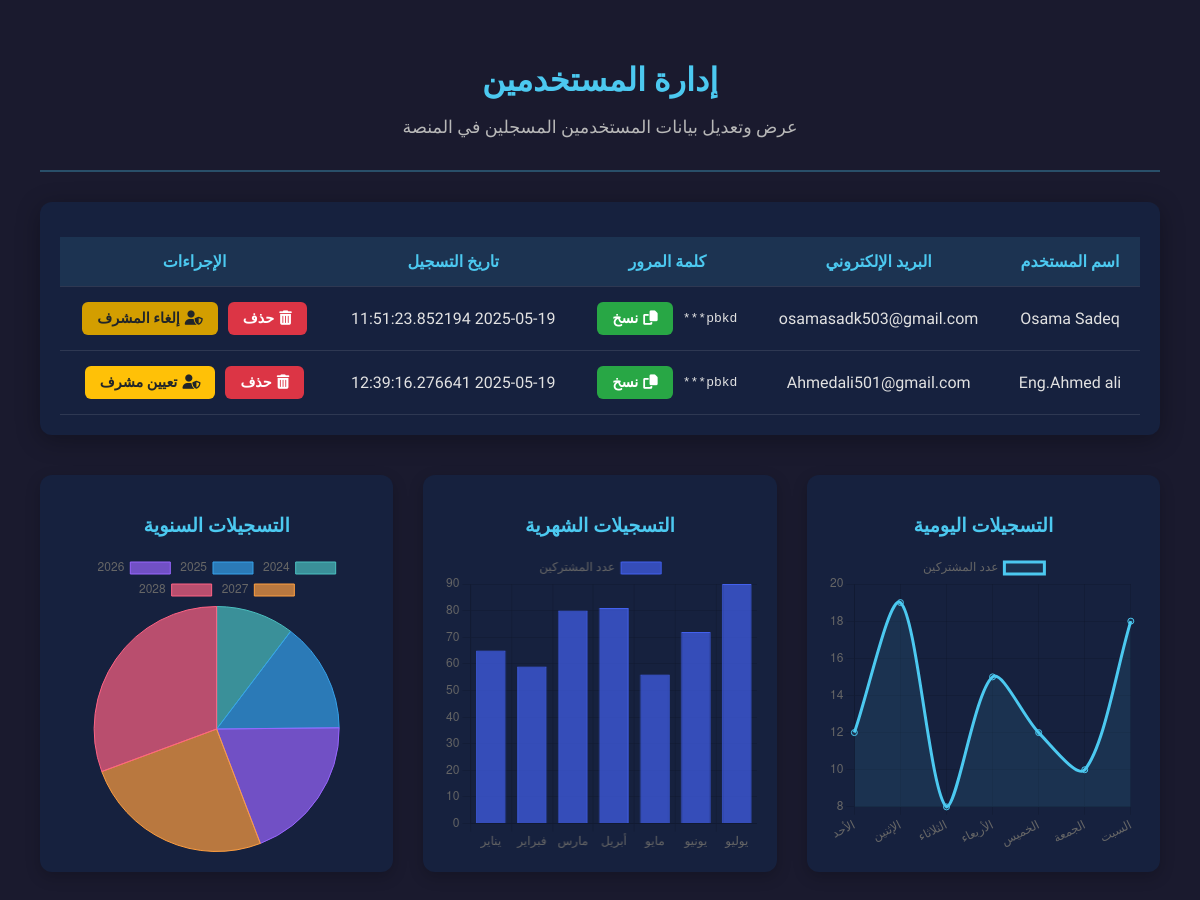
The page /admin/users on the database as committed earlier.
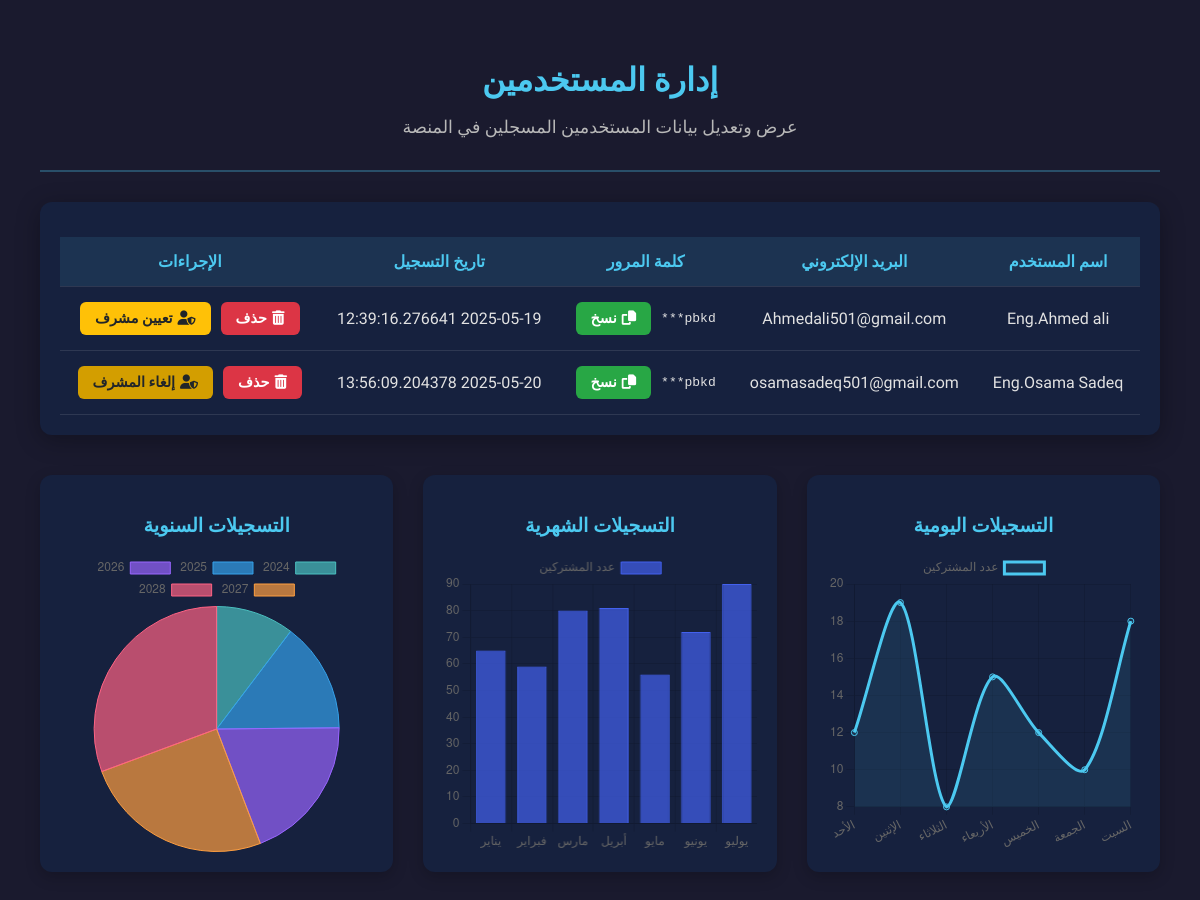
The same page on the database as committed later.
### model.py (models this page shows)
class User(UserMixin, db.Model):
    id = db.Column(db.Integer, primary_key=True)
    username = db.Column(db.String(100), unique=True, nullable=False)
    password = db.Column(db.String(100), nullable=False)
    email = db.Column(db.String(120), unique=True, nullable=False)
    created_at = db.Column(db.DateTime, default=datetime.utcnow)
    likes_count = db.Column(db.Integer, default=0)
    shares_count = db.Column(db.Integer, default=0)
    messages = db.relationship('Message', backref='user', lazy=True)
    is_admin = db.Column(db.Boolean, nullable=True, default=None)

### app.py (the view)
@app.route('/admin/users')
def users():
    all_users = User.query.all()
    current_user_count = User.query.count()
    daily_counts = {}
    monthly_counts = {}
    yearly_counts = {}
    for user in all_users:
        date = user.created_at.date()
        month = user.created_at.strftime("%Y-%m")
        year = user.created_at.year
        if date in daily_counts:
            daily_counts[date] += 1
        else:
            daily_counts[date] = 1
        if month in monthly_counts:
            monthly_counts[month] += 1
        else:
            monthly_counts[month] = 1
        if year in yearly_counts:
            yearly_counts[year] += 1
        else:
            yearly_counts[year] = 1
    daily_labels = list(daily_counts.keys())
    daily_values = list(daily_counts.values())
    monthly_labels = list(monthly_counts.keys())
    monthly_values = list(monthly_counts.values())
    yearly_labels = list(yearly_counts.keys())
    yearly_values = list(yearly_counts.values())
    return render_template('admin/users.html', users=all_users, current_user_count=current_user_count,
                           daily_labels=daily_labels, daily_values=daily_values,
                           monthly_labels=monthly_labels, monthly_values=monthly_values,
                           yearly_labels=yearly_labels, yearly_values=yearly_values)

### app.py (called while the page is built)
@app.before_request
def check_admin_token():
    if current_user.is_authenticated and current_user.is_admin and 'token' in session:
        session.pop('token', None)
        session.pop('token_expiration', None)
        return redirect(url_for('home'))

### templates/admin/users.html (shortened to what this page needs)
<!DOCTYPE html>
<html lang="ar" dir="rtl">
<head>
    <link rel="stylesheet" href="https://cdnjs.cloudflare.com/ajax/libs/font-awesome/6.4.0/css/all.min.css">
</head>
<body>
    <div class="admin-container">
        <div class="page-header">
            <h1 class="page-title">إدارة المستخدمين</h1>
            <p class="page-subtitle">عرض وتعديل بيانات المستخدمين المسجلين في المنصة</p>
        </div>
        <div class="users-table-container">
            <table>
                <thead>
                    <tr>
                        <th>اسم المستخدم</th>
                        <th>البريد الإلكتروني</th>
                        <th>كلمة المرور</th>
                        <th>تاريخ التسجيل</th>
                        <th>الإجراءات</th>
                    </tr>
                </thead>
                <tbody>
                    {% for user in users %}
                    <tr>
                        <td>{{ user.username }}</td>
                        <td>{{ user.email }}</td>
                        <td class="password-cell">
                            <span id="password-{{ user.id }}" class="password-brief">{{ user.password[:4] }}***</span>
                            <button class="btn btn-copy" onclick="copyPassword('{{ user.password }}')">
                                <i class="fas fa-copy"></i> نسخ
                            </button>
                        </td>
                        <td>{{ user.created_at }}</td>
                        <td>
                            <div class="action-buttons">
                                <form action="{{ url_for('delete_user', user_id=user.id) }}" method="POST" style="display:inline;">
                                    <button type="submit" class="btn btn-delete" onclick="return confirm('هل أنت متأكد من حذف هذا المستخدم؟');">
                                        <i class="fas fa-trash-alt"></i> حذف
                                    </button>
                                </form>
                                <form action="{{ url_for('set_admin', user_id=user.id) }}" method="POST" style="display:inline;">
                                    <button type="submit" class="btn btn-admin {% if user.is_admin %}active{% endif %}"
                                            onclick="return confirm('هل أنت متأكد من تغيير صلاحية هذا المستخدم؟');">
                                        <i class="fas fa-user-shield"></i>
                                        {% if user.is_admin %}إلغاء المشرف{% else %}تعيين مشرف{% endif %}
                                    </button>
                                </form>
                            </div>
                        </td>
                    </tr>
                    {% endfor %}
                </tbody>
            </table>
        </div>
        <div class="charts-container">
            <div class="chart-card">
                <h3 class="chart-title">التسجيلات اليومية</h3>
                <div class="chart-wrapper">
                    <canvas id="dailyChart"></canvas>
                </div>
            </div>
            <div class="chart-card">
                <h3 class="chart-title">التسجيلات الشهرية</h3>
                <div class="chart-wrapper">
                    <canvas id="monthlyChart"></canvas>
                </div>
            </div>
            <div class="chart-card">
                <h3 class="chart-title">التسجيلات السنوية</h3>
                <div class="chart-wrapper">
                    <canvas id="yearlyChart"></canvas>
                </div>
            </div>
        </div>
    </div>
</body>
</html>

Rows that differ between the two databases and show on the page:
removed User: username "Osama Sadeq", email "osamasadk503@gmail.com", password "pbkd", created_at "2025-05-19 11:51:23.852194", is_admin "إلغاء المشرف"
added User: username "Eng.Osama Sadeq", email "osamasadeq501@gmail.com", password "pbkd", created_at "2025-05-20 13:56:09.204378", is_admin "إلغاء المشرف"
